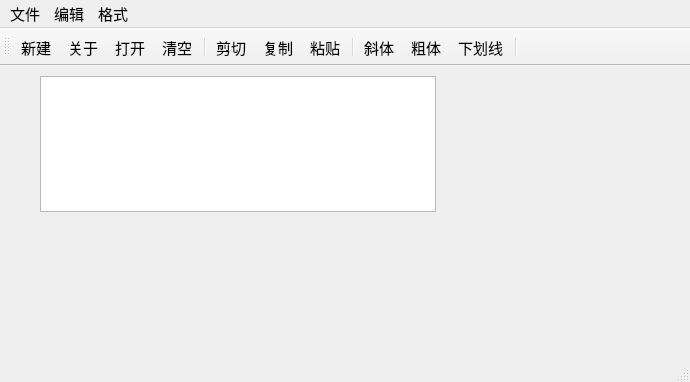
<?xml version="1.0" encoding="UTF-8"?>
<ui version="4.0">
 <class>QWMainWind</class>
 <widget class="QMainWindow" name="QWMainWind">
  <property name="geometry">
   <rect>
    <x>0</x>
    <y>0</y>
    <width>690</width>
    <height>382</height>
   </rect>
  </property>
  <property name="font">
   <font>
    <pointsize>11</pointsize>
   </font>
  </property>
  <property name="windowTitle">
   <string>QWMainWind</string>
  </property>
  <widget class="QWidget" name="centralWidget">
   <widget class="QTextEdit" name="txtEdit">
    <property name="geometry">
     <rect>
      <x>40</x>
      <y>10</y>
      <width>396</width>
      <height>136</height>
     </rect>
    </property>
    <property name="font">
     <font>
      <pointsize>16</pointsize>
     </font>
    </property>
   </widget>
  </widget>
  <widget class="QMenuBar" name="menuBar">
   <property name="geometry">
    <rect>
     <x>0</x>
     <y>0</y>
     <width>690</width>
     <height>29</height>
    </rect>
   </property>
   <widget class="QMenu" name="menu">
    <property name="title">
     <string>文件</string>
    </property>
    <addaction name="actNew"/>
    <addaction name="actOpen"/>
    <addaction name="separator"/>
    <addaction name="actClose"/>
   </widget>
   <widget class="QMenu" name="menu_2">
    <property name="title">
     <string>编辑</string>
    </property>
    <addaction name="actCut"/>
    <addaction name="actCopy"/>
    <addaction name="actPaste"/>
    <addaction name="separator"/>
    <addaction name="actClear"/>
   </widget>
   <widget class="QMenu" name="menu_3">
    <property name="title">
     <string>格式</string>
    </property>
    <addaction name="actFontBold"/>
    <addaction name="actFontItalic"/>
    <addaction name="actFontUnder"/>
    <addaction name="separator"/>
    <addaction name="actToolbarLab"/>
   </widget>
   <addaction name="menu"/>
   <addaction name="menu_2"/>
   <addaction name="menu_3"/>
  </widget>
  <widget class="QToolBar" name="mainToolBar">
   <property name="toolButtonStyle">
    <enum>Qt::ToolButtonStyle::ToolButtonTextUnderIcon</enum>
   </property>
   <attribute name="toolBarArea">
    <enum>TopToolBarArea</enum>
   </attribute>
   <attribute name="toolBarBreak">
    <bool>false</bool>
   </attribute>
   <addaction name="actNew"/>
   <addaction name="actionabout"/>
   <addaction name="actOpen"/>
   <addaction name="actClear"/>
   <addaction name="separator"/>
   <addaction name="actCut"/>
   <addaction name="actCopy"/>
   <addaction name="actPaste"/>
   <addaction name="separator"/>
   <addaction name="actFontItalic"/>
   <addaction name="actFontBold"/>
   <addaction name="actFontUnder"/>
   <addaction name="separator"/>
  </widget>
  <widget class="QStatusBar" name="statusBar"/>
  <action name="actCut">
   <property name="icon">
    <iconset>
     <normaloff>:/images/images/cut.bmp</normaloff>:/images/images/cut.bmp</iconset>
   </property>
   <property name="text">
    <string>剪切</string>
   </property>
   <property name="toolTip">
    <string>剪切</string>
   </property>
   <property name="shortcut">
    <string>Ctrl+X</string>
   </property>
  </action>
  <action name="actCopy">
   <property name="icon">
    <iconset>
     <normaloff>:/images/images/120.bmp</normaloff>:/images/images/120.bmp</iconset>
   </property>
   <property name="text">
    <string>复制</string>
   </property>
   <property name="toolTip">
    <string>复制</string>
   </property>
   <property name="shortcut">
    <string>Ctrl+C</string>
   </property>
  </action>
  <action name="actPaste">
   <property name="icon">
    <iconset>
     <normaloff>:/images/images/paste.bmp</normaloff>:/images/images/paste.bmp</iconset>
   </property>
   <property name="text">
    <string>粘贴</string>
   </property>
   <property name="toolTip">
    <string>粘贴</string>
   </property>
   <property name="shortcut">
    <string>Ctrl+V</string>
   </property>
  </action>
  <action name="actFontBold">
   <property name="checkable">
    <bool>true</bool>
   </property>
   <property name="icon">
    <iconset>
     <normaloff>:/images/images/BLD.BMP</normaloff>:/images/images/BLD.BMP</iconset>
   </property>
   <property name="text">
    <string>粗体</string>
   </property>
   <property name="toolTip">
    <string>粗体</string>
   </property>
  </action>
  <action name="actFontItalic">
   <property name="checkable">
    <bool>true</bool>
   </property>
   <property name="icon">
    <iconset>
     <normaloff>:/images/images/ITL.BMP</normaloff>:/images/images/ITL.BMP</iconset>
   </property>
   <property name="text">
    <string>斜体</string>
   </property>
   <property name="toolTip">
    <string>斜体</string>
   </property>
  </action>
  <action name="actFontUnder">
   <property name="checkable">
    <bool>true</bool>
   </property>
   <property name="icon">
    <iconset>
     <normaloff>:/images/images/WORDUNDR.BMP</normaloff>:/images/images/WORDUNDR.BMP</iconset>
   </property>
   <property name="text">
    <string>下划线</string>
   </property>
   <property name="toolTip">
    <string>下划线</string>
   </property>
  </action>
  <action name="actClose">
   <property name="icon">
    <iconset>
     <normaloff>:/images/images/exit.bmp</normaloff>:/images/images/exit.bmp</iconset>
   </property>
   <property name="text">
    <string>退出</string>
   </property>
   <property name="toolTip">
    <string>退出</string>
   </property>
  </action>
  <action name="actOpen">
   <property name="icon">
    <iconset>
     <normaloff>:/images/images/open3.bmp</normaloff>:/images/images/open3.bmp</iconset>
   </property>
   <property name="text">
    <string>打开...</string>
   </property>
   <property name="toolTip">
    <string>打开文件</string>
   </property>
   <property name="shortcut">
    <string>Ctrl+O</string>
   </property>
  </action>
  <action name="actClear">
   <property name="icon">
    <iconset>
     <normaloff>:/images/images/103.bmp</normaloff>:/images/images/103.bmp</iconset>
   </property>
   <property name="text">
    <string>清空</string>
   </property>
   <property name="toolTip">
    <string>清空内容</string>
   </property>
  </action>
  <action name="actFont">
   <property name="icon">
    <iconset>
     <normaloff>:/images/images/20.ico</normaloff>:/images/images/20.ico</iconset>
   </property>
   <property name="text">
    <string>字体...</string>
   </property>
   <property name="toolTip">
    <string>字体设置</string>
   </property>
  </action>
  <action name="actNew">
   <property name="icon">
    <iconset>
     <normaloff>:/images/images/new2.bmp</normaloff>:/images/images/new2.bmp</iconset>
   </property>
   <property name="text">
    <string>新建</string>
   </property>
   <property name="shortcut">
    <string>Ctrl+N</string>
   </property>
  </action>
  <action name="actToolbarLab">
   <property name="checkable">
    <bool>true</bool>
   </property>
   <property name="checked">
    <bool>true</bool>
   </property>
   <property name="text">
    <string>显示工具栏文字标签</string>
   </property>
   <property name="menuRole">
    <enum>QAction::MenuRole::TextHeuristicRole</enum>
   </property>
  </action>
  <action name="actionabout">
   <property name="icon">
    <iconset>
     <normaloff>:/images/images/BLD.BMP</normaloff>:/images/images/BLD.BMP</iconset>
   </property>
   <property name="text">
    <string>关于</string>
   </property>
   <property name="menuRole">
    <enum>QAction::MenuRole::NoRole</enum>
   </property>
  </action>
 </widget>
 <layoutdefault spacing="6" margin="11"/>
 <resources/>
 <connections>
  <connection>
   <sender>actClose</sender>
   <signal>triggered()</signal>
   <receiver>QWMainWind</receiver>
   <slot>close()</slot>
   <hints>
    <hint type="sourcelabel">
     <x>-1</x>
     <y>-1</y>
    </hint>
    <hint type="destinationlabel">
     <x>422</x>
     <y>254</y>
    </hint>
   </hints>
  </connection>
  <connection>
   <sender>actClear</sender>
   <signal>triggered()</signal>
   <receiver>txtEdit</receiver>
   <slot>clear()</slot>
   <hints>
    <hint type="sourcelabel">
     <x>-1</x>
     <y>-1</y>
    </hint>
    <hint type="destinationlabel">
     <x>260</x>
     <y>256</y>
    </hint>
   </hints>
  </connection>
  <connection>
   <sender>actCut</sender>
   <signal>triggered()</signal>
   <receiver>txtEdit</receiver>
   <slot>cut()</slot>
   <hints>
    <hint type="sourcelabel">
     <x>-1</x>
     <y>-1</y>
    </hint>
    <hint type="destinationlabel">
     <x>260</x>
     <y>256</y>
    </hint>
   </hints>
  </connection>
  <connection>
   <sender>actCopy</sender>
   <signal>triggered()</signal>
   <receiver>txtEdit</receiver>
   <slot>copy()</slot>
   <hints>
    <hint type="sourcelabel">
     <x>-1</x>
     <y>-1</y>
    </hint>
    <hint type="destinationlabel">
     <x>260</x>
     <y>256</y>
    </hint>
   </hints>
  </connection>
  <connection>
   <sender>actPaste</sender>
   <signal>triggered()</signal>
   <receiver>txtEdit</receiver>
   <slot>paste()</slot>
   <hints>
    <hint type="sourcelabel">
     <x>-1</x>
     <y>-1</y>
    </hint>
    <hint type="destinationlabel">
     <x>260</x>
     <y>256</y>
    </hint>
   </hints>
  </connection>
 </connections>
</ui>
